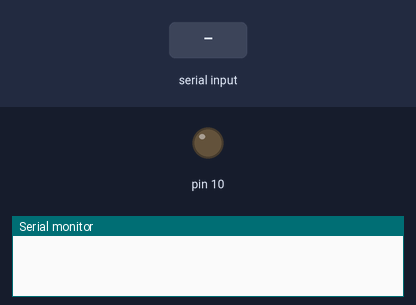
The sketch below on a simulated Arduino Uno, built with avr-gcc and run on an emulated ATmega328P. Parts: output pins drawn as LEDs (lit = HIGH), the last lines printed to the serial monitor. Inputs (shaded band) come from the test bench.

Above: at 1.2 s.
1.3 s: "1\n" received over Serial
At 1.8 s:
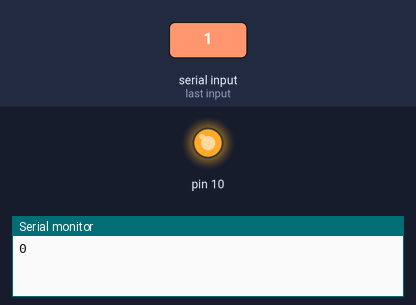
Timing chart, 0 to 4.3 s (numbered marks = the images above; inputs shaded):
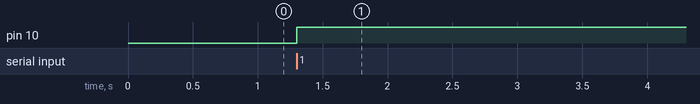

Measured:
- after the input at 1.3 s, pin 10: LOW → HIGH at once

The sketch:

bluetooth00.ino
```cpp
void setup()
{
 Serial.begin(9600);
  pinMode(10,OUTPUT);
}

void loop()
{
  while(Serial.available())
   {
     char c=Serial.read();
      if(c== '1')
        {
          Serial.print('0');
          Serial.print('\n');
          digitalWrite(10, HIGH);
          delay(1000);
        }
   }
}
```
